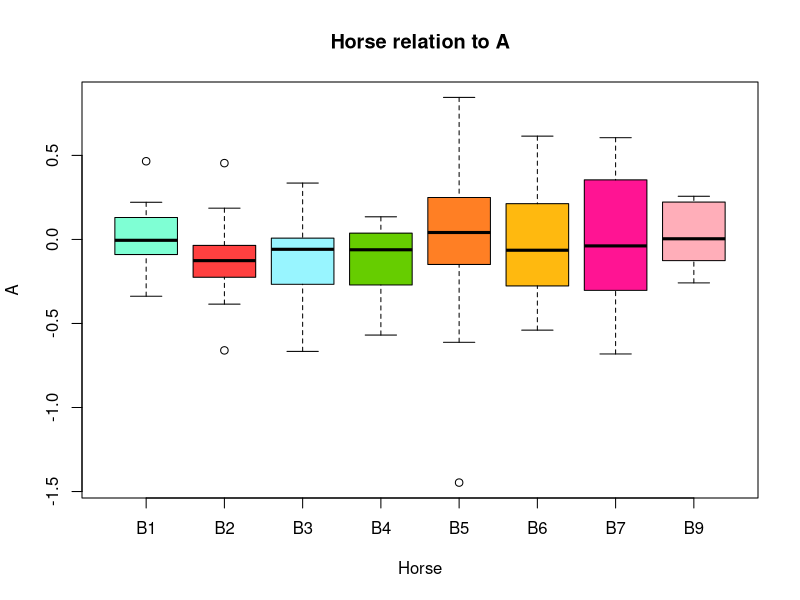
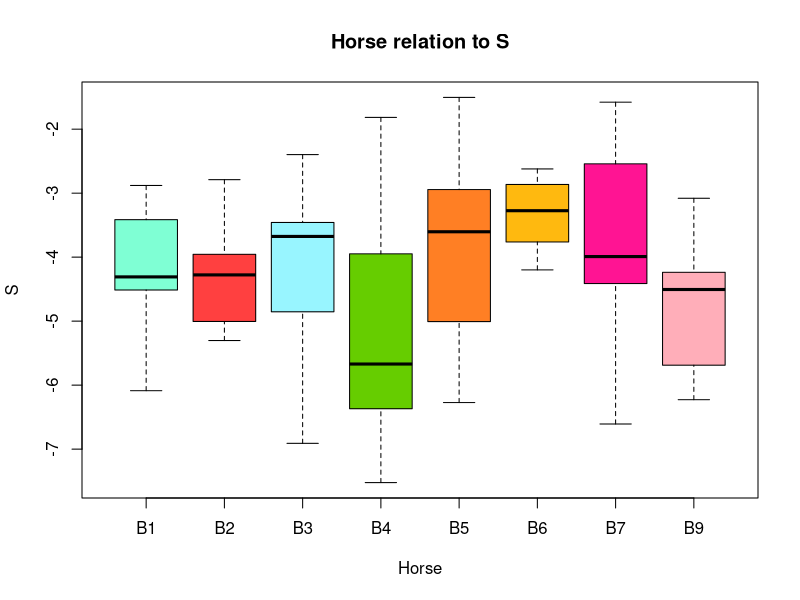
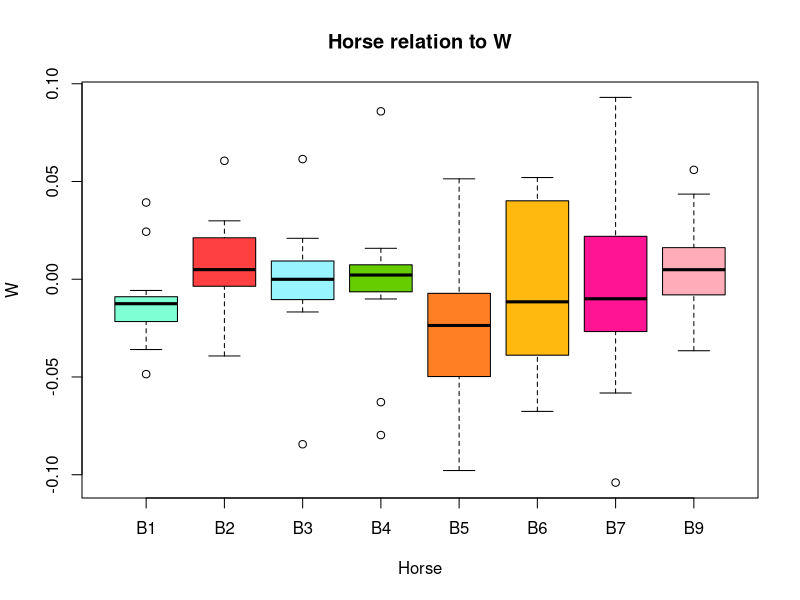
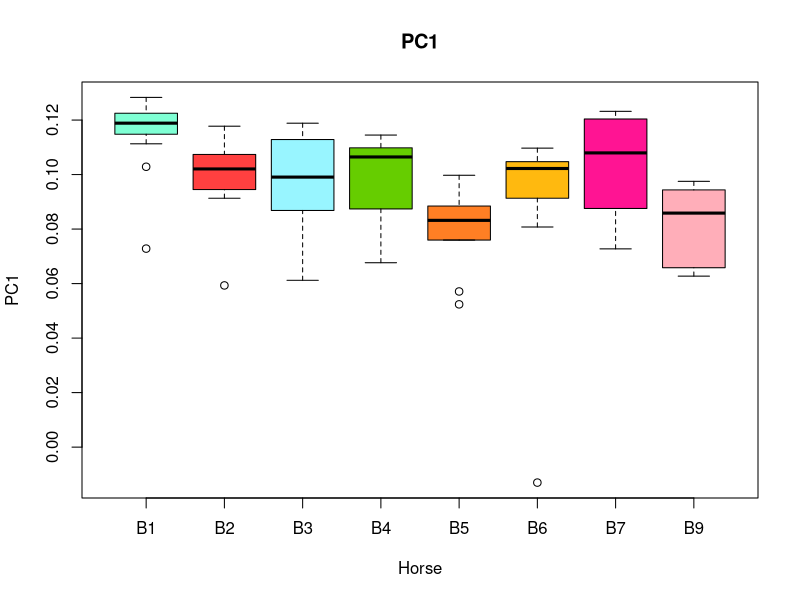
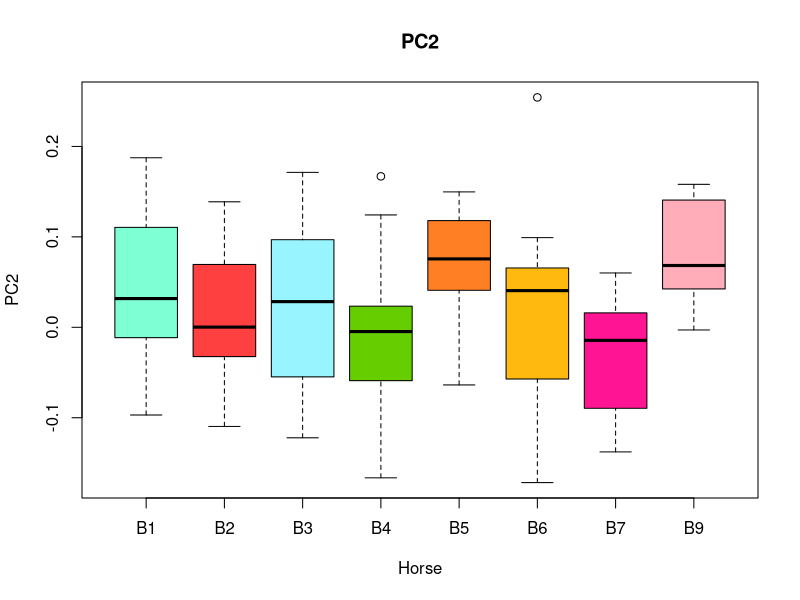
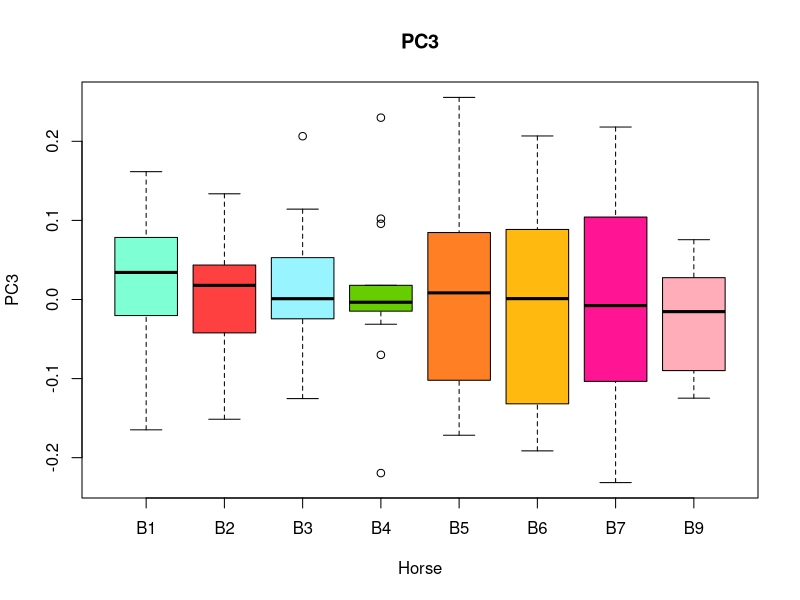
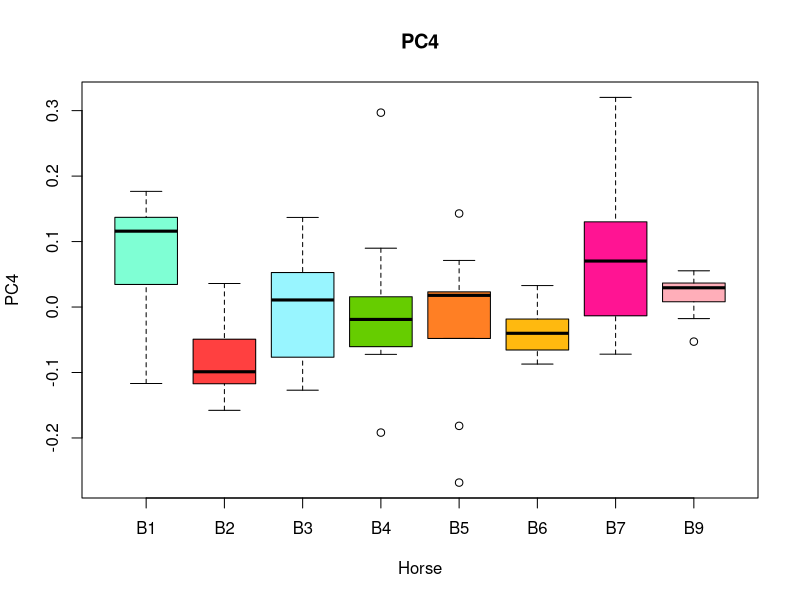

Write R code to recreate these figures, in order.
### Horse relation to ASW and PCA

setwd("/Users/beheard/Library/CloudStorage/OneDrive-DanmarksTekniskeUniversitet/4. Semester/02445_ProjectStatisticalEvaluation/Project")

data = read.table("horse_data23.txt")
data$horse = as.factor(data$horse)
data$lameLeg = as.factor(data$lameLeg)
data

### Horse's effect on A,S,W
colors = c("aquamarine","brown1","cadetblue1","chartreuse3","chocolate1","darkgoldenrod1","deeppink1","lightpink1","navajowhite1")
boxplot(data$A ~ data$horse, xlab = "Horse", ylab = "A",col=colors, main = "Horse relation to A")
boxplot(data$S ~ data$horse, xlab = "Horse", ylab = "S",col=colors, main = "Horse relation to S")     
boxplot(data$W ~ data$horse, xlab = "Horse", ylab = "W",col=colors, main = "Horse relation to W")

### PCA plot in relation to horse
boxplot(data$pc1 ~ data$horse, col = colors, xlab = "Horse", ylab = "PC1", main = "PC1")
boxplot(data$pc2 ~ data$horse, col = colors, xlab = "Horse", ylab = "PC2", main = "PC2")
boxplot(data$pc3 ~ data$horse, col = colors, xlab = "Horse", ylab = "PC3", main = "PC3")
boxplot(data$pc4 ~ data$horse, col = colors, xlab = "Horse", ylab = "PC4", main = "PC4")

